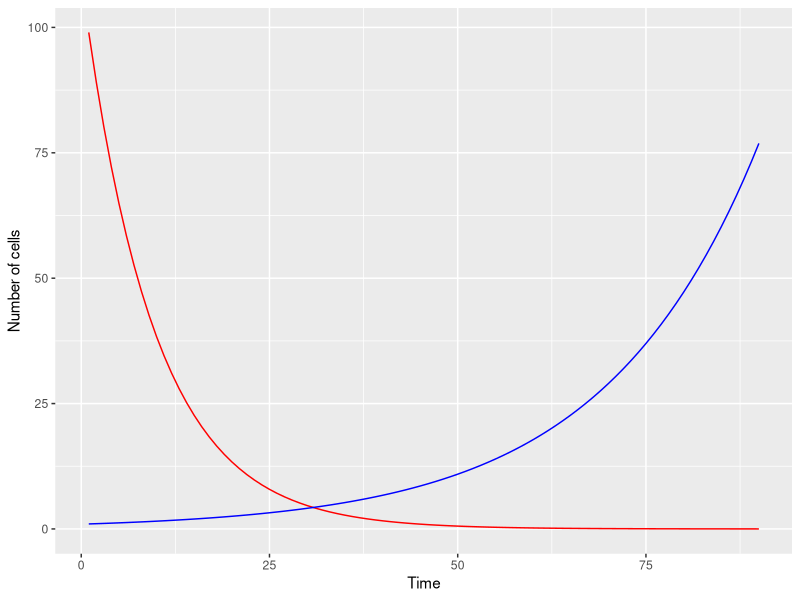

Write R code to recreate this figure.
# Setup: 
#  when cancer drug is absent, Mutation does not affect on growth rate = 0.1
#  when cancer drug is present, Mutant subgroup grows at 50% of its growth rate in the abscence of drug = 0.05
#  when cancer drug is present, Non-mutant subgroup grow at -0.1 growth rate
#  Original cell count : M0= 1 N0=99
r_n = -0.1
r_m = 0.1/2 
K = 10^6
N0 = 99
M0 = 1
timesteps= 90

# create vector to store N's and set initial N
N=numeric(length=timesteps)
M=numeric(length=timesteps)

N[1]=N0
M[1]=M0

# simulate
for(t in 1:(timesteps-1)) {
  N[t+1] = N[t] + r_n * N[t]* (1-(N[t]+M[t])/K)
  M[t+1] = M[t] + r_m * M[t]* (1-(N[t]+M[t])/K)
}

library(ggplot2)
pop <- data.frame(time=1:length(N), Num_N=N, Num_M=M)

ggplot(data=pop) + geom_line(aes(x=time, y=Num_N), col="red")+ geom_line(aes(x=time, y=Num_M), col="blue")+
  ylab("Number of cells") + xlab("Time") 

